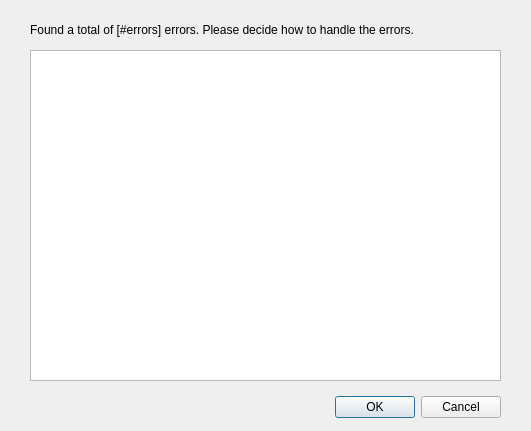
<?xml version="1.0" encoding="UTF-8"?>
<ui version="4.0">
 <class>ErrorListDialog</class>
 <widget class="QDialog" name="ErrorListDialog">
  <property name="geometry">
   <rect>
    <x>0</x>
    <y>0</y>
    <width>531</width>
    <height>431</height>
   </rect>
  </property>
  <property name="windowTitle">
   <string>Dialog</string>
  </property>
  <widget class="QDialogButtonBox" name="buttonBox">
   <property name="geometry">
    <rect>
     <x>250</x>
     <y>391</y>
     <width>251</width>
     <height>32</height>
    </rect>
   </property>
   <property name="orientation">
    <enum>Qt::Horizontal</enum>
   </property>
   <property name="standardButtons">
    <set>QDialogButtonBox::Cancel|QDialogButtonBox::Ok</set>
   </property>
  </widget>
  <widget class="QTableView" name="tableView">
   <property name="geometry">
    <rect>
     <x>30</x>
     <y>50</y>
     <width>471</width>
     <height>331</height>
    </rect>
   </property>
  </widget>
  <widget class="QLabel" name="label_2">
   <property name="geometry">
    <rect>
     <x>30</x>
     <y>20</y>
     <width>471</width>
     <height>20</height>
    </rect>
   </property>
   <property name="text">
    <string>Found a total of [#errors] errors. Please decide how to handle the errors.</string>
   </property>
  </widget>
 </widget>
 <resources/>
 <connections>
  <connection>
   <sender>buttonBox</sender>
   <signal>accepted()</signal>
   <receiver>ErrorListDialog</receiver>
   <slot>accept()</slot>
   <hints>
    <hint type="sourcelabel">
     <x>248</x>
     <y>254</y>
    </hint>
    <hint type="destinationlabel">
     <x>157</x>
     <y>274</y>
    </hint>
   </hints>
  </connection>
  <connection>
   <sender>buttonBox</sender>
   <signal>rejected()</signal>
   <receiver>ErrorListDialog</receiver>
   <slot>reject()</slot>
   <hints>
    <hint type="sourcelabel">
     <x>316</x>
     <y>260</y>
    </hint>
    <hint type="destinationlabel">
     <x>286</x>
     <y>274</y>
    </hint>
   </hints>
  </connection>
 </connections>
</ui>
